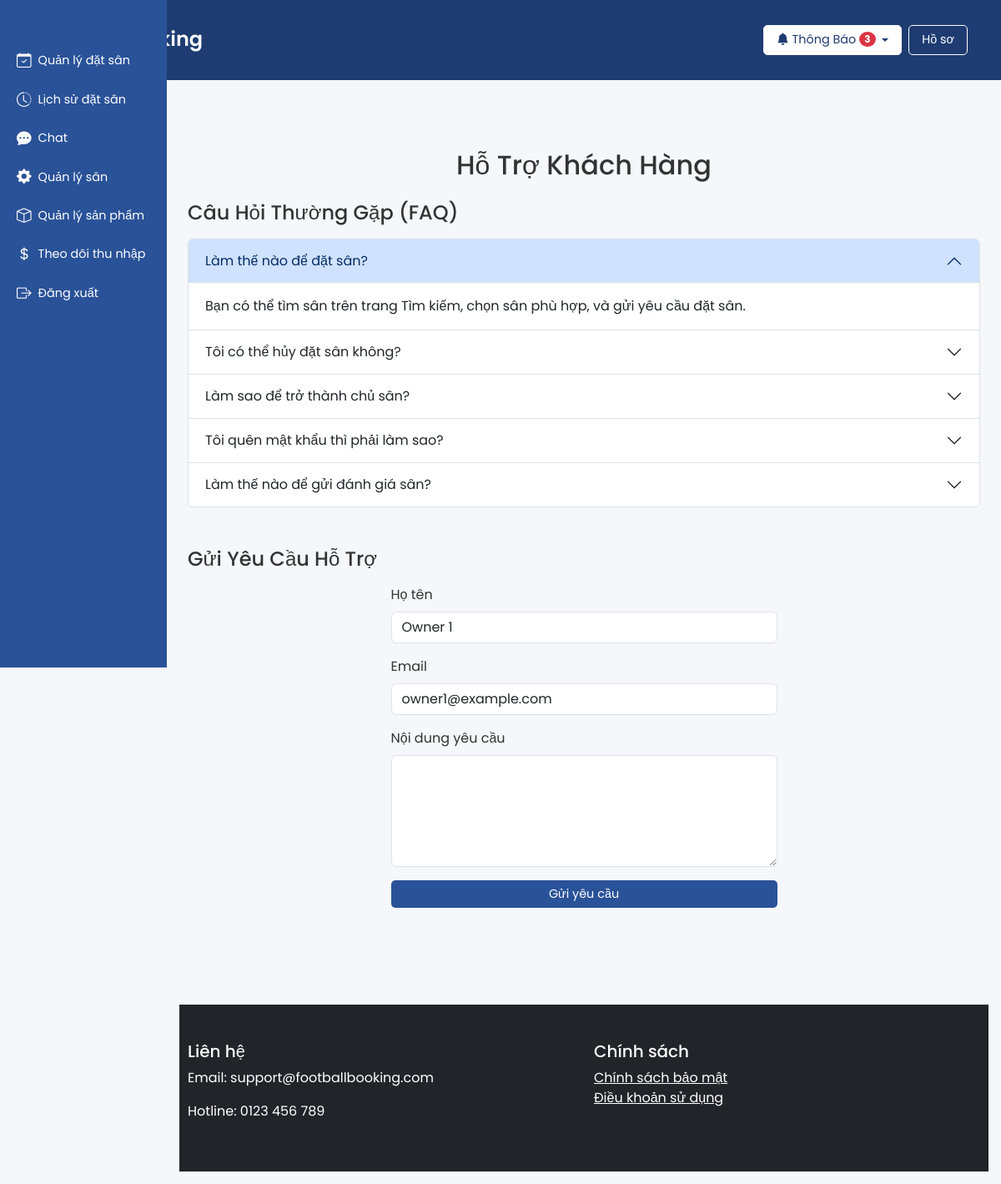
The page /support.php (signed in) on the database as committed earlier.
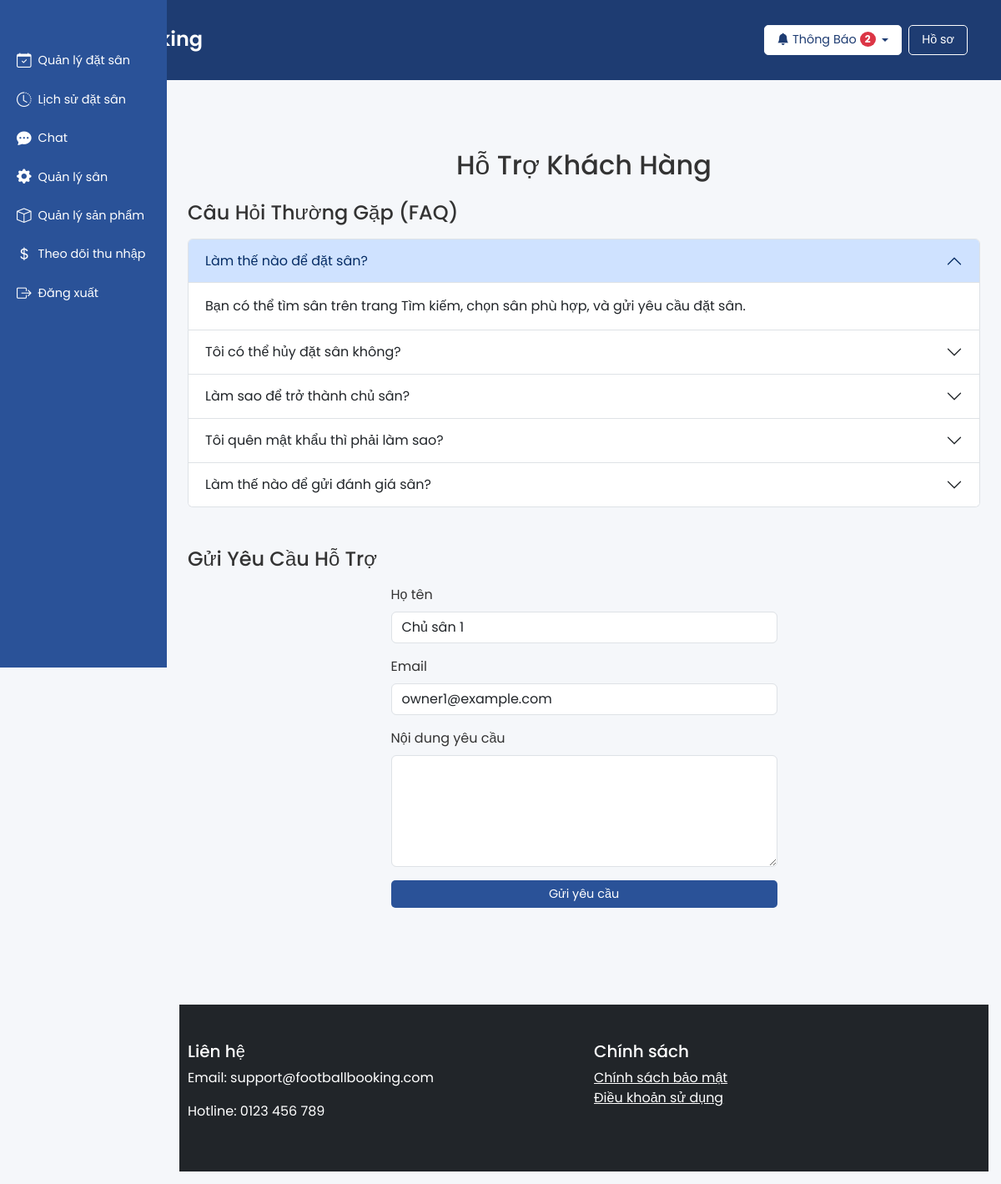
The same page on the database as committed later.
### tables this page shows
CREATE TABLE users (
    id INT AUTO_INCREMENT PRIMARY KEY,
    full_name VARCHAR(255) NOT NULL,
    email VARCHAR(255) UNIQUE NOT NULL,
    phone VARCHAR(20),
    password VARCHAR(255) NOT NULL,
    account_type ENUM('customer', 'owner', 'admin') NOT NULL,
    status ENUM('pending', 'approved', 'rejected') DEFAULT 'approved',
    created_at TIMESTAMP DEFAULT CURRENT_TIMESTAMP
);

### support.php (the view, shortened to what the changed rows need)
<?php
require_once 'includes/config.php';
require_once 'includes/header.php';
$faqs = [
    ['question' => 'Làm thế nào để đặt sân?', 'answer' => 'Bạn có thể tìm sân trên trang Tìm kiếm, chọn sân phù hợp, và gửi yêu cầu đặt sân.'],
    ['question' => 'Tôi có thể hủy đặt sân không?', 'answer' => 'Có, bạn có thể hủy đặt sân nếu còn trên 24 giờ trước giờ bắt đầu.'],
    ['question' => 'Làm sao để trở thành chủ sân?', 'answer' => 'Đăng ký tài khoản với loại "Chủ sân" và chờ admin phê duyệt.'],
    ['question' => 'Tôi quên mật khẩu thì phải làm sao?', 'answer' => 'Nhấn vào "Quên mật khẩu" trên trang đăng nhập để nhận hướng dẫn đặt lại.'],
    ['question' => 'Làm thế nào để gửi đánh giá sân?', 'answer' => 'Sau khi sử dụng sân, bạn có thể gửi đánh giá trên trang Đánh giá sân.'],
];
?>
<section class="support py-5">
    <div class="container">
        <h2 class="text-center mb-4">Hỗ Trợ Khách Hàng</h2>
        <div class="accordion mb-5" id="faqAccordion">
            <?php foreach ($faqs as $index => $faq): ?>
                <div class="accordion-item">
                    <h2 class="accordion-header" id="heading<?php echo $index; ?>">
                        <button class="accordion-button <?php echo $index === 0 ? '' : 'collapsed'; ?>" type="button" data-bs-toggle="collapse" data-bs-target="#collapse<?php echo $index; ?>" aria-expanded="<?php echo $index === 0 ? 'true' : 'false'; ?>" aria-controls="collapse<?php echo $index; ?>">
                            <?php echo htmlspecialchars($faq['question']); ?>
                        </button>
                    </h2>
                </div>
            <?php endforeach; ?>
        </div>
        <form method="POST" class="row justify-content-center">
            <div class="col-md-6">
                <div class="mb-3">
                    <label for="full_name" class="form-label">Họ tên</label>
                    <input type="text" name="full_name" id="full_name" class="form-control" value="<?php echo isset($_SESSION['user_id']) ? htmlspecialchars($pdo->query("SELECT full_name FROM users WHERE id = " . $_SESSION['user_id'])->fetchColumn()) : ''; ?>" required>
                </div>
                <div class="mb-3">
                    <label for="email" class="form-label">Email</label>
                    <input type="email" name="email" id="email" class="form-control" value="<?php echo isset($_SESSION['user_id']) ? htmlspecialchars($pdo->query("SELECT email FROM users WHERE id = " . $_SESSION['user_id'])->fetchColumn()) : ''; ?>" required>
                </div>
            </div>
        </form>
    </div>
</section>
<?php require_once 'includes/footer.php'; ?>

### includes/header.php (shortened to what the changed rows need)
<?php
$unread_notifications_count = 0;
if (isset($_SESSION['user_id'])) {
    $user_id = $_SESSION['user_id'];
    $stmt = $pdo->prepare("SELECT COUNT(*) FROM notifications WHERE user_id = ? AND is_read = 0");
    $stmt->execute([$user_id]);
    $unread_notifications_count = $stmt->fetchColumn();
}
?>
<!DOCTYPE html>
<html lang="vi">
<head>
    <link href="https://cdn.jsdelivr.net/npm/bootstrap@5.3.0/dist/css/bootstrap.min.css" rel="stylesheet">
    <link rel="stylesheet" href="https://cdn.jsdelivr.net/npm/bootstrap-icons@1.10.5/font/bootstrap-icons.css">
</head>
<body>
    <header>
        <div class="container d-flex justify-content-between align-items-center">
            <div class="d-flex align-items-center gap-2">
                <?php if (isset($_SESSION['user_id'])): ?>
                    <div class="dropdown">
                        <button class="btn btn-light dropdown-toggle d-flex align-items-center gap-1" type="button" id="notificationDropdown" data-bs-toggle="dropdown" aria-expanded="false">
                            <i class="bi bi-bell-fill"></i> Thông Báo
                            <?php if ($unread_notifications_count > 0): ?>
                                <span class="badge bg-danger"><?php echo $unread_notifications_count; ?></span>
                            <?php endif; ?>
                        </button>
                    </div>
                <?php else: ?>
                    <a href="/football_booking/login.php" class="btn btn-outline-light">Đăng nhập</a>
                    <a href="/football_booking/register.php" class="btn btn-outline-light">Đăng ký</a>
                <?php endif; ?>
            </div>
        </div>
    </header>
    <div class="main-content" id="main-content">

Rows that differ between the two databases and show on the page:
changed users "owner1@example.com": full_name "Owner 1" → "Chủ sân 1"
Other text that changed with them:
$unread_notifications_count: "3" → "2"
